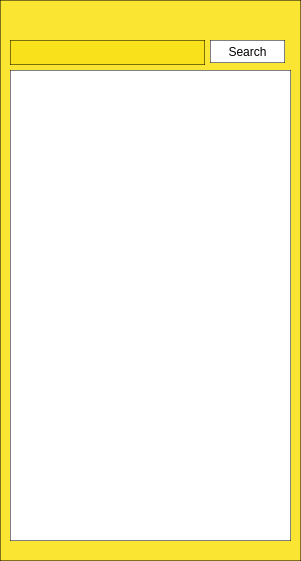
   <widget class="QGroupBox" name="groupBox_2">
    <property name="geometry">
     <rect>
      <x>10</x>
      <y>30</y>
      <width>301</width>
      <height>561</height>
     </rect>
    </property>
    <property name="styleSheet">
     <string notr="true">background: rgba(248, 224, 11, 0.6);
border: 1px solid rgba(0, 0, 0, 0.5);
</string>
    </property>
    <property name="title">
     <string/>
    </property>
    <widget class="QLineEdit" name="LSearch">
     <property name="geometry">
      <rect>
       <x>10</x>
       <y>40</y>
       <width>195</width>
       <height>25</height>
      </rect>
     </property>
     <property name="styleSheet">
      <string notr="true">
background: linear-gradient(0deg, rgba(244, 244, 244, 0.94), rgba(244, 244, 244, 0.94)), linear-gradient(0deg, rgba(244, 244, 244, 0.94), rgba(244, 244, 244, 0.94)), linear-gradient(0deg, rgba(244, 244, 244, 0.94), rgba(244, 244, 244, 0.94)), rgba(244, 244, 244, 0.94);</string>
     </property>
    </widget>
    <widget class="QPushButton" name="BSearch">
     <property name="geometry">
      <rect>
       <x>210</x>
       <y>40</y>
       <width>75</width>
       <height>23</height>
      </rect>
     </property>
     <property name="styleSheet">
      <string notr="true">background-color: rgb(255, 255, 255);</string>
     </property>
     <property name="text">
      <string>Search</string>
     </property>
    </widget>
    <widget class="QListWidget" name="lstCitezins">
     <property name="geometry">
      <rect>
       <x>10</x>
       <y>70</y>
       <width>281</width>
       <height>471</height>
      </rect>
     </property>
     <property name="styleSheet">
      <string notr="true">background:white;</string>
     </property>
    </widget>
   </widget>
